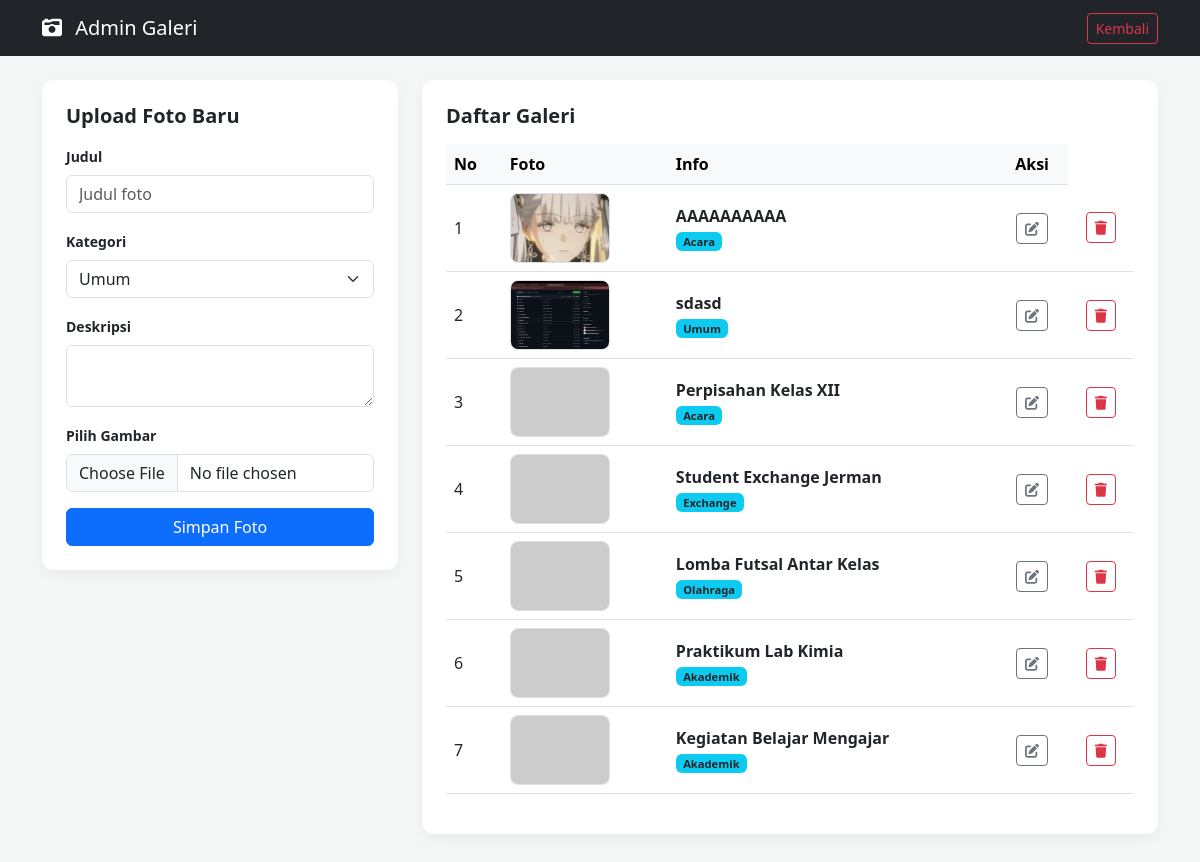
/admin/admin_galeri/index.php (signed in), run on the app's committed database.
### tables this page shows
CREATE TABLE `galeri` (
  `id` int(11) NOT NULL,
  `judul` varchar(255) NOT NULL,
  `deskripsi` text,
  `gambar` varchar(500) NOT NULL COMMENT 'Path atau URL gambar',
  `kategori` varchar(100) NOT NULL DEFAULT 'Umum',
  `created_at` timestamp NOT NULL DEFAULT CURRENT_TIMESTAMP
);

### admin/admin_galeri/index.php (the view, shortened to what this page needs)
<?php
require_once '../../koneksi.php';
$result = mysqli_query($conn, "SELECT * FROM galeri ORDER BY id DESC");
?>
<!DOCTYPE html>
<html lang="id">
<head>
    <link href="https://cdn.jsdelivr.net/npm/bootstrap@5.3.0/dist/css/bootstrap.min.css" rel="stylesheet">
    <link rel="stylesheet" href="https://cdnjs.cloudflare.com/ajax/libs/font-awesome/6.4.0/css/all.min.css">
</head>
<body>
<nav class="navbar navbar-dark bg-dark mb-4">
    <div class="container">
        <a class="navbar-brand" href="#"><i class="fas fa-camera-retro me-2"></i> Admin Galeri</a>
        <a href="../dashboard.php" class="btn btn-outline-danger btn-sm">Kembali</a>
    </div>
</nav>
<div class="container mb-5">
    <div class="row">
        <div class="col-md-4 mb-4">
            <div class="card p-4">
                <h5 class="fw-bold mb-3">Upload Foto Baru</h5>
                <form action="" method="POST" enctype="multipart/form-data">
                    <div class="mb-3">
                        <label class="form-label small fw-bold">Judul</label>
                        <input type="text" name="judul" class="form-control" required placeholder="Judul foto">
                    </div>
                    <div class="mb-3">
                        <label class="form-label small fw-bold">Kategori</label>
                        <select name="kategori" class="form-select">
                            <option value="Umum">Umum</option>
                        </select>
                    </div>
                    <div class="mb-3">
                        <label class="form-label small fw-bold">Deskripsi</label>
                        <textarea name="deskripsi" class="form-control" rows="2"></textarea>
                    </div>
                    <div class="mb-3">
                        <label class="form-label small fw-bold">Pilih Gambar</label>
                        <input type="file" name="foto" class="form-control" accept="image/*" required>
                    </div>
                    <button type="submit" name="upload" class="btn btn-primary w-100">Simpan Foto</button>
                </form>
            </div>
        </div>
        <div class="col-md-8">
            <div class="card p-4">
                <h5 class="fw-bold mb-3">Daftar Galeri</h5>
                <div class="table-responsive">
                    <table class="table table-hover align-middle">
                        <thead class="table-light">
                            <tr>
                                <th>No</th>
                                <th>Foto</th>
                                <th>Info</th>
                                <th class="text-center">Aksi</th>
                            </tr>
                        </thead>
                        <tbody>
                            <?php
                            $no = 1;
                            while($row = mysqli_fetch_assoc($result)):
                                $img_show = "../../store_galeri/" . $row['gambar'];
                            ?>
                            <tr>
                                <td><?= $no++; ?></td>
                                <td>
                                    <img src="<?= $img_show; ?>" class="img-preview border"
                                         onclick="previewImage('<?= $img_show; ?>', '<?= htmlspecialchars($row['judul']); ?>')"
                                         onerror="this.src='https://placehold.co/100x70?text=No+Image'">
                                </td>
                                <td>
                                    <strong><?= htmlspecialchars($row['judul']); ?></strong><br>
                                    <span class="badge bg-info text-dark" style="font-size: 0.7em;"><?= $row['kategori']; ?></span>
                                </td>
                                <td class="text-center">
                                    <a href="edit_galeri.php?id=<?= $row['id']; ?>"
                                       class="btn btn-sm btn-outline-secondary">
                                        <i class="fas fa-edit"></i>
                                    </a>
                                </td>
                                <td class="text-center">
                                    <a href="hapus_galeri.php?id=<?= $row['id']; ?>"
                                       class="btn btn-sm btn-outline-danger"
                                       onclick="return confirm('Yakin ingin menghapus?')">
                                        <i class="fas fa-trash"></i>
                                    </a>
                                </td>
                            </tr>
                            <?php endwhile; ?>
                        </tbody>
                    </table>
                </div>
            </div>
        </div>
    </div>
</div>
</body>
</html>

### admin/admin_galeri/index.php (style rules this page uses)
body { background: #f4f7f6; }
.img-preview { width: 100px; height: 70px; object-fit: cover; border-radius: 8px; cursor: pointer; transition: 0.3s; }
.card { border: none; border-radius: 12px; box-shadow: 0 5px 15px rgba(0,0,0,0.05); }

### data on the page
galeri: gambar (picture), judul "AAAAAAAAAA", kategori "Acara"
galeri: gambar (picture), judul "sdasd", kategori "Umum"
galeri: judul "Perpisahan Kelas XII", kategori "Acara"
galeri: judul "Student Exchange Jerman", kategori "Exchange"
galeri: judul "Lomba Futsal Antar Kelas", kategori "Olahraga"
galeri: judul "Praktikum Lab Kimia", kategori "Akademik"
galeri: judul "Kegiatan Belajar Mengajar", kategori "Akademik"
